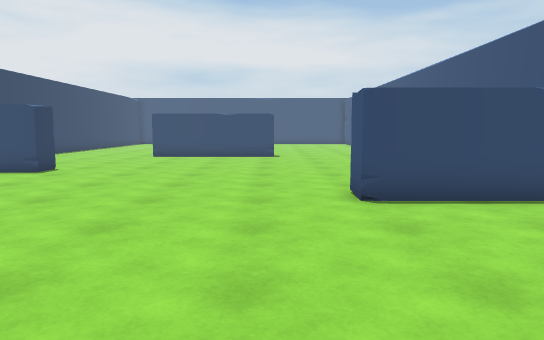
view 1 (above)

16 first-person views from a walk through a Unity game level. The camera is 1.3 m above the floor, tilts 6° down and sees 70° across. Doors are open. The floor is counted in squares, 1 m on a side. Each view is taken from the middle of a square. On the plan, view 1 faces up. The plan holds only what a view shows up to about 16 squares ahead; the rest is blank. The place goes on beyond the plan.

view 2
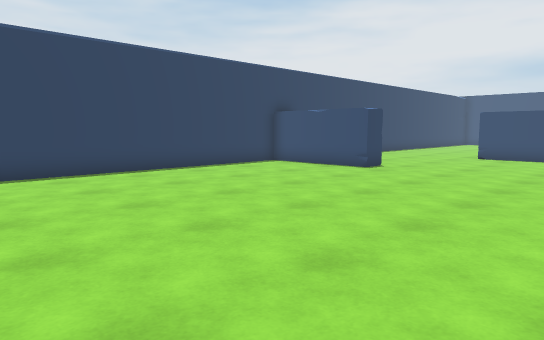

view 3
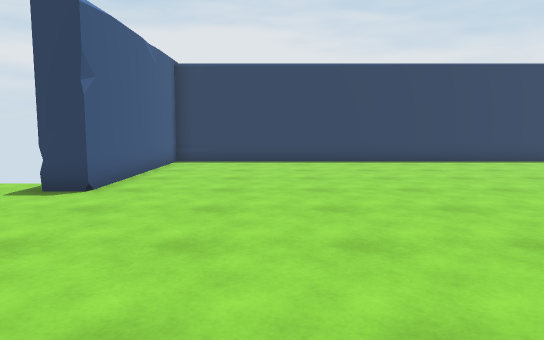

view 4
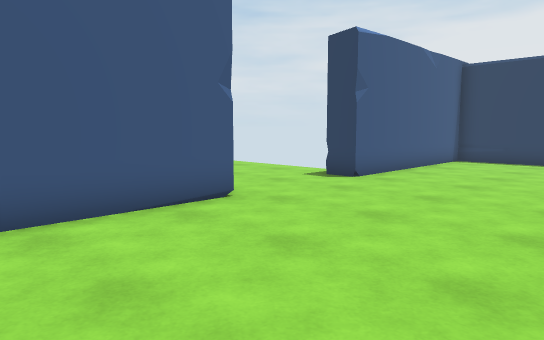

view 5
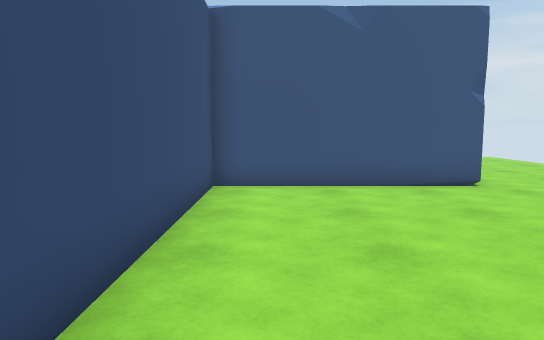

view 6
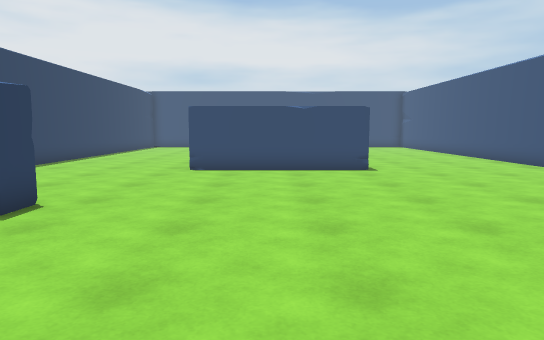

view 7
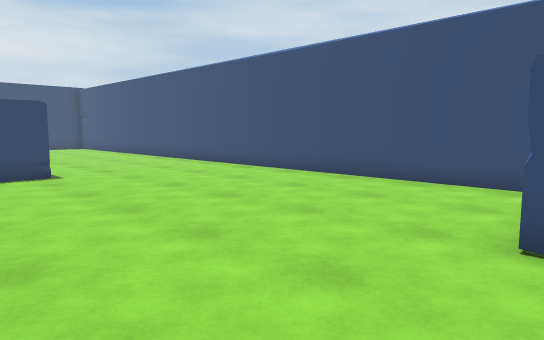

view 8
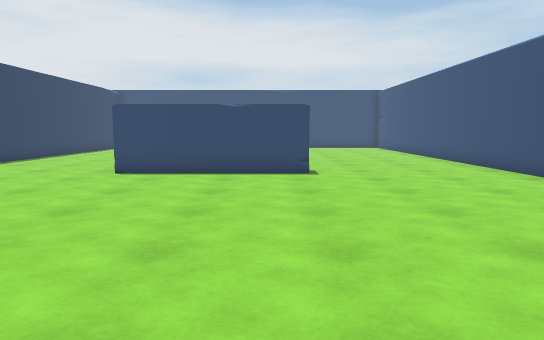

view 9
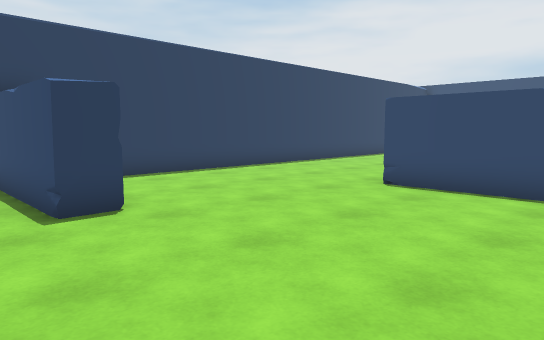

view 10
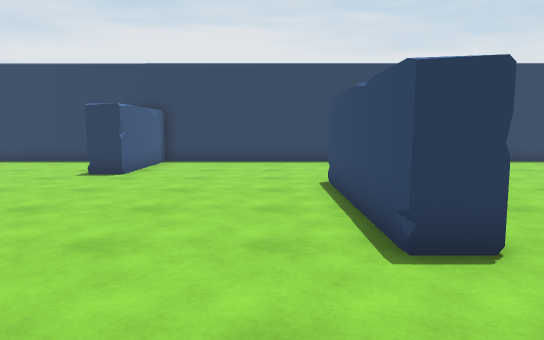

view 11
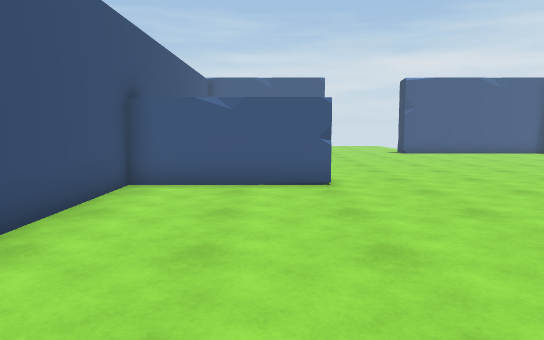

view 12
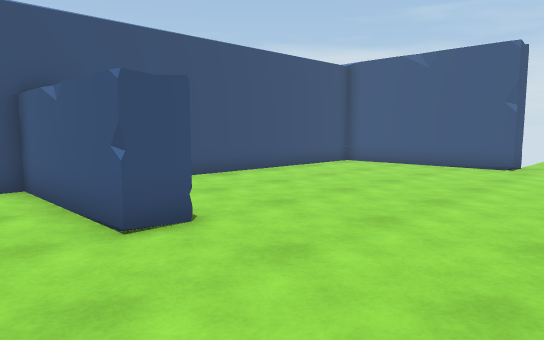

view 13
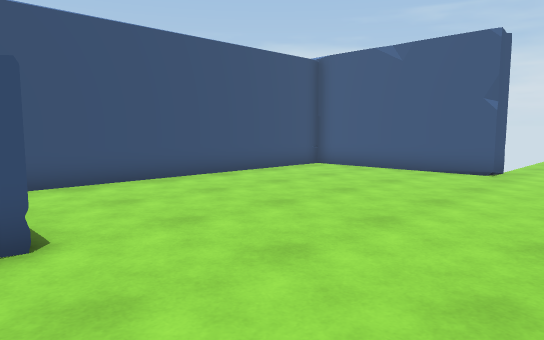

view 14
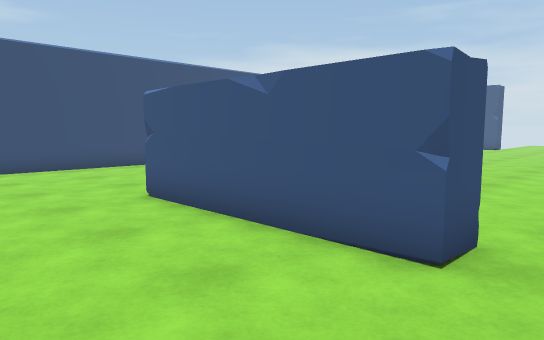

view 15
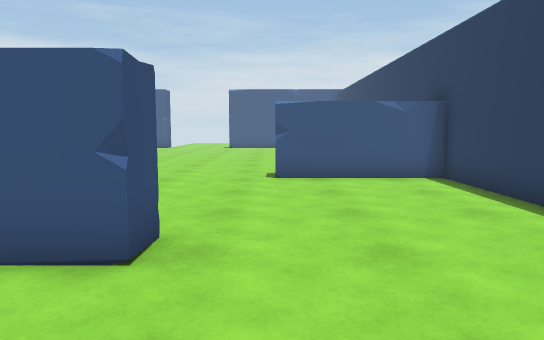

view 16
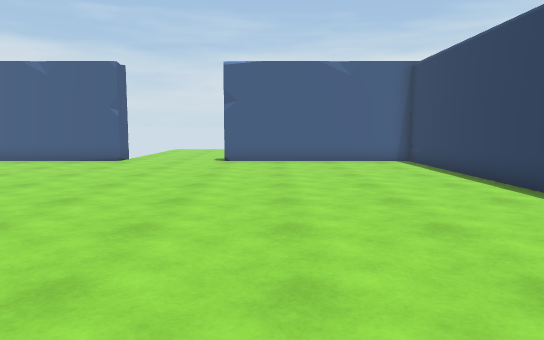

### Floor plan
Key: @ floor where view 1 was taken; # wall or solid block; . floor; D open door; O other object.
Columns run from 12 left of view 1 to 6 right of it. Each row starts with its distance up from view 1.
 23 #........    .....#
 22 #.................#
 21 #.................#
 20 #.................#
 19 #......######.....#
 18 #.................#
 17 #.................#
 16 #.................#
 15 #.................#
 14 #.................#
 13 ######............#
 12 ######............#
 11 #.................#
 10 #.................#
  9 #.................#
  8 #.............#####
  7 #.............#####
  6 #.................#
  5 #.................#
  4 #.................#
  3 #.................#
  2 #.................#
  1 #.................#
  0 #...........@.....#
 -1 #.................#
 -2 #.................#
 -3 #.................#
 -4 ########DDDDOOOOOOO
 -5        ##D.D.O

Positions as (right, up) in squares from view 1, and headings:
1: (0, 0), facing up
2: (0, 0), facing up-left
3: (4, 0), facing left
4: (5, 2), facing down-left
5: (5, 5), facing down
6: (-3, 6), facing up
7: (-3, 7), facing up-right
8: (-1, 7), facing up
9: (-1, 10), facing up-left
10: (4, 17), facing left
11: (3, 17), facing down
12: (-3, 10), facing down-right
13: (-3, 8), facing down-right
14: (-7, 23), facing down-right
15: (-7, 23), facing down
16: (-6, 12), facing down
